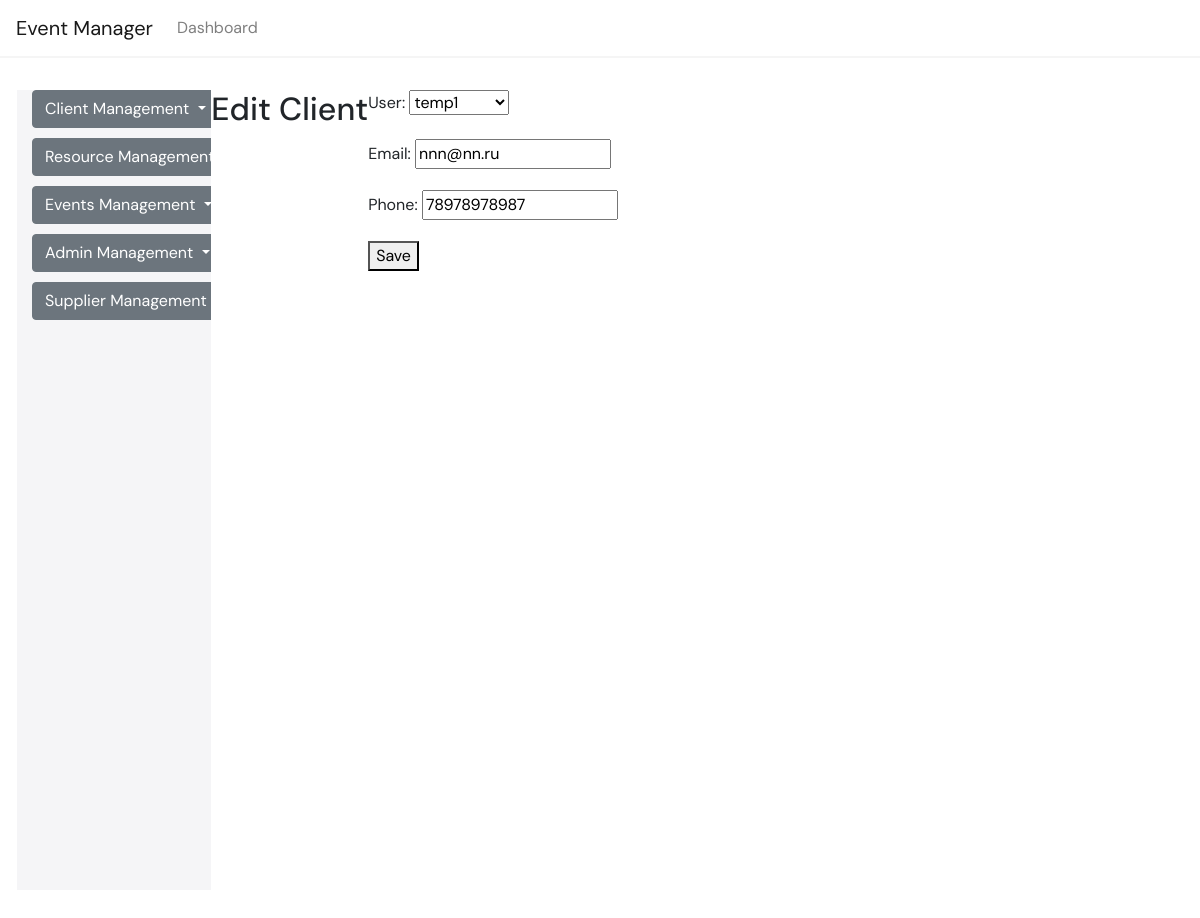
Screenshot of /accounts/clients/1/edit/ with the database file from the repository.
### accounts/models.py (models this page shows)
class Client(models.Model):
    user = models.OneToOneField(CustomUser, on_delete=models.CASCADE, related_name='client_profile')
    email = models.EmailField(max_length=255, unique=True)

class CustomUser(AbstractUser):
    phone = models.CharField(max_length=20, blank=True, null=True)

### accounts/views.py (the view)
# urls.py: path('clients/<int:pk>/edit/', ClientUpdateView.as_view(), name='client_edit'),
class ClientUpdateView(UpdateView):
    model = Client
    form_class = ClientForm
    template_name = 'admin/client_form.html'
    success_url = '/clients/'

### accounts/forms.py (shortened to what this page needs)
class ClientForm(forms.ModelForm):
    phone = forms.CharField(max_length=20, required=False)  # Add this line
    class Meta:
        model = Client
        fields = ['user', 'email']
    def __init__(self, *args, **kwargs):
        super(ClientForm, self).__init__(*args, **kwargs)
        if self.instance.pk:  # If this is an update
            self.fields['phone'].initial = self.instance.user.phone

### event_manager/context_processors.py (called while the page is built)
def add_event_list_to_context(request):
    return {
        'events': Event.objects.all()
    }

### event_manager/templates/admin/client_form.html (shortened to what this page needs)
{% extends 'base.html' %}
{% block content %}
<h2>{% if form.instance.pk %}Edit Client{% else %}Add New Client{% endif %}</h2>
<form method="post">
    {{ form.as_p }}
    <button type="submit">Save</button>
</form>
{% endblock %}

### event_manager/templates/base.html (style rules this page uses)
body, h1, h2, h3, h4, h5, h6, .navbar-brand, .nav-link { font-family: 'DM Sans', sans-serif; }
:root { --primary-color: #3772FF; --secondary-color: #F5F5F7; --dark-color: #333333; --light-color: #F5F5F5; --success-color: #34A853; --warning-color: #FBBC05; --error-color: #EA4335; --white: #FFFFFF; --black: #000000; }

### rows the page displays
Client: user "temp1", email "nnn@nn.ru"
CustomUser: phone "78978978987"
